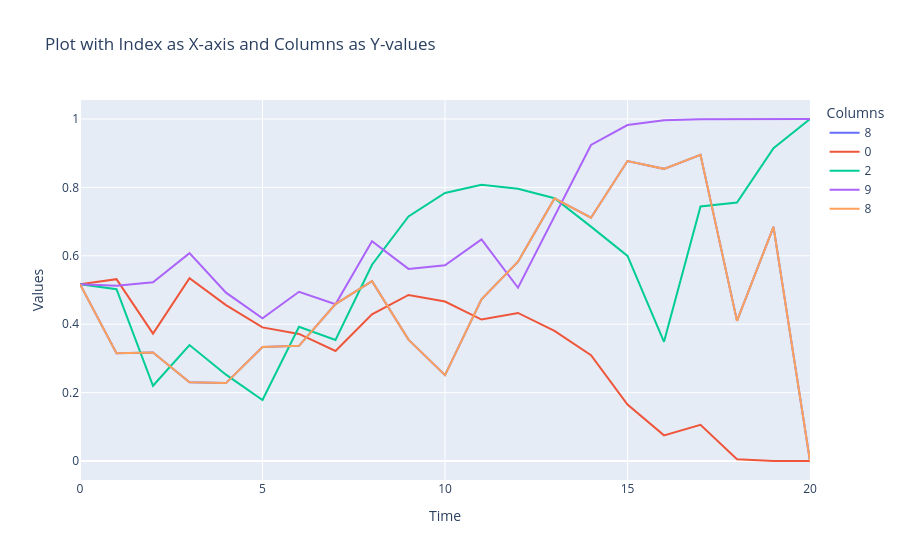

This figure's notebook cell:
### Code cell
fig = go.Figure()

# Add traces for each column
for column in deltas.columns[values]:
    fig.add_trace(go.Scatter(x=deltas.index, y=deltas[column], mode='lines', name=column))

# Update layout
fig.update_layout(
    title='Plot with Index as X-axis and Columns as Y-values',
    xaxis_title='Time',
    yaxis_title='Values',
    template='plotly',
    legend=dict(title='Columns'),
)

# Show the plot
fig.show()

### Figure 1 — Plotly figure (JSON) as saved in the notebook; plotly's stock layout.template omitted (floating-point values rounded to 4 significant figures)
{"data": [{"mode": "lines", "name": "8", "type": "scatter", "x": [0, 1, 2, 3, 4, 5, 6, 7, 8, 9, 10, 11, 12, 13, 14, 15, 16, 17, 18, 19, 20], "y": [0.5169, 0.315, 0.3174, 0.2302, 0.2277, 0.333, 0.3366, 0.4589, 0.5259, 0.355, 0.2511, 0.4728, 0.5827, 0.7678, 0.7115, 0.8771, 0.8542, 0.8953, 0.4098, 0.6848, 0]}, {"mode": "lines", "name": "0", "type": "scatter", "x": [0, 1, 2, 3, 4, 5, 6, 7, 8, 9, 10, 11, 12, 13, 14, 15, 16, 17, 18, 19, 20], "y": [0.5169, 0.5317, 0.3725, 0.5348, 0.4558, 0.3906, 0.3716, 0.3217, 0.4288, 0.4855, 0.4662, 0.4136, 0.4329, 0.3802, 0.3094, 0.1651, 0.07496, 0.1058, 0.005248, 4.7e-05, 0]}, {"mode": "lines", "name": "2", "type": "scatter", "x": [0, 1, 2, 3, 4, 5, 6, 7, 8, 9, 10, 11, 12, 13, 14, 15, 16, 17, 18, 19, 20], "y": [0.5169, 0.5023, 0.2201, 0.3391, 0.2524, 0.1785, 0.3925, 0.3538, 0.5739, 0.7152, 0.7839, 0.8078, 0.7962, 0.7682, 0.6853, 0.5998, 0.3485, 0.744, 0.7558, 0.9149, 1]}, {"mode": "lines", "name": "9", "type": "scatter", "x": [0, 1, 2, 3, 4, 5, 6, 7, 8, 9, 10, 11, 12, 13, 14, 15, 16, 17, 18, 19, 20], "y": [0.5169, 0.5122, 0.5227, 0.6077, 0.4923, 0.417, 0.4947, 0.4584, 0.6425, 0.5616, 0.5722, 0.648, 0.5066, 0.715, 0.924, 0.9824, 0.9963, 0.9993, 0.9999, 1.0, 1]}, {"mode": "lines", "name": "8", "type": "scatter", "x": [0, 1, 2, 3, 4, 5, 6, 7, 8, 9, 10, 11, 12, 13, 14, 15, 16, 17, 18, 19, 20], "y": [0.5169, 0.315, 0.3174, 0.2302, 0.2277, 0.333, 0.3366, 0.4589, 0.5259, 0.355, 0.2511, 0.4728, 0.5827, 0.7678, 0.7115, 0.8771, 0.8542, 0.8953, 0.4098, 0.6848, 0]}], "layout": {"legend": {"title": {"text": "Columns"}}, "title": {"text": "Plot with Index as X-axis and Columns as Y-values"}, "xaxis": {"title": {"text": "Time"}}, "yaxis": {"title": {"text": "Values"}}}}
